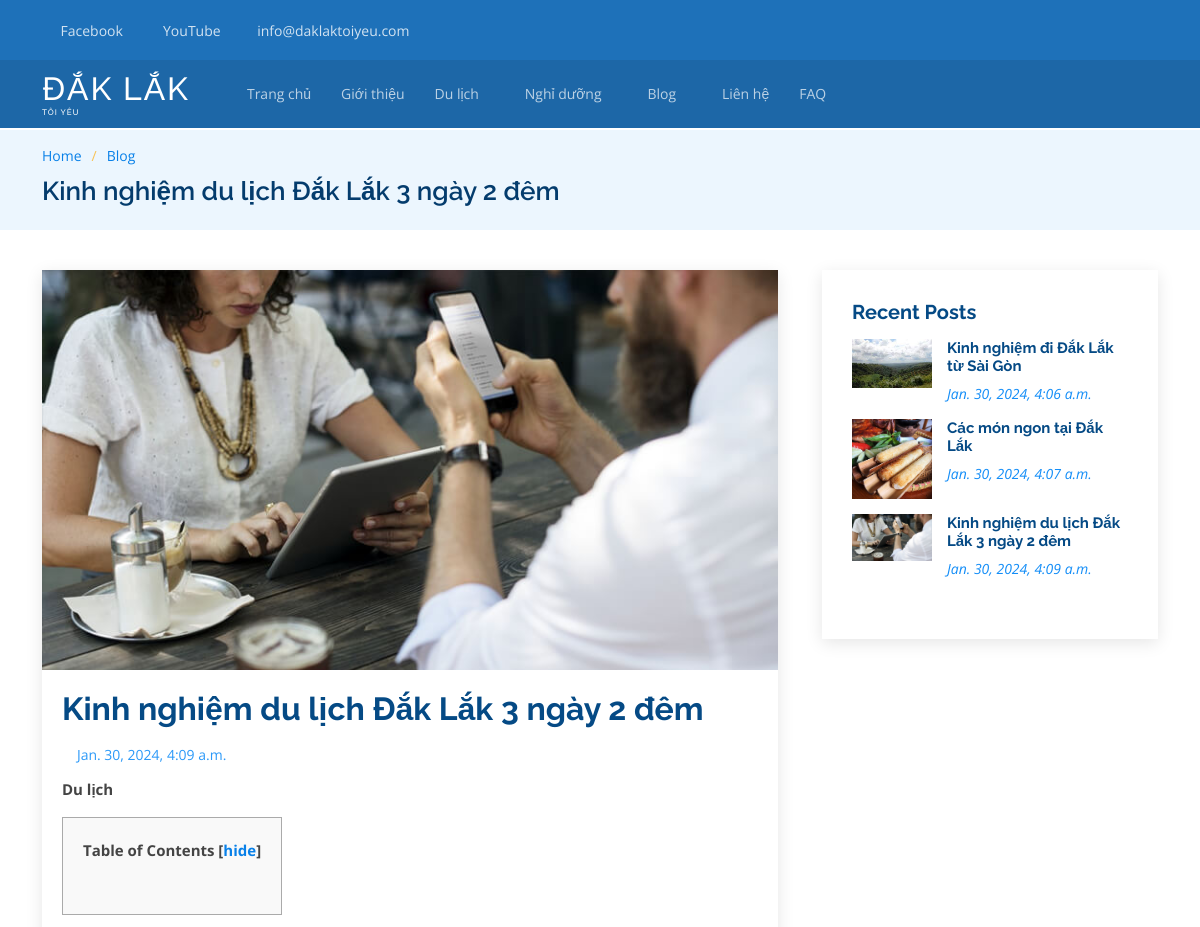
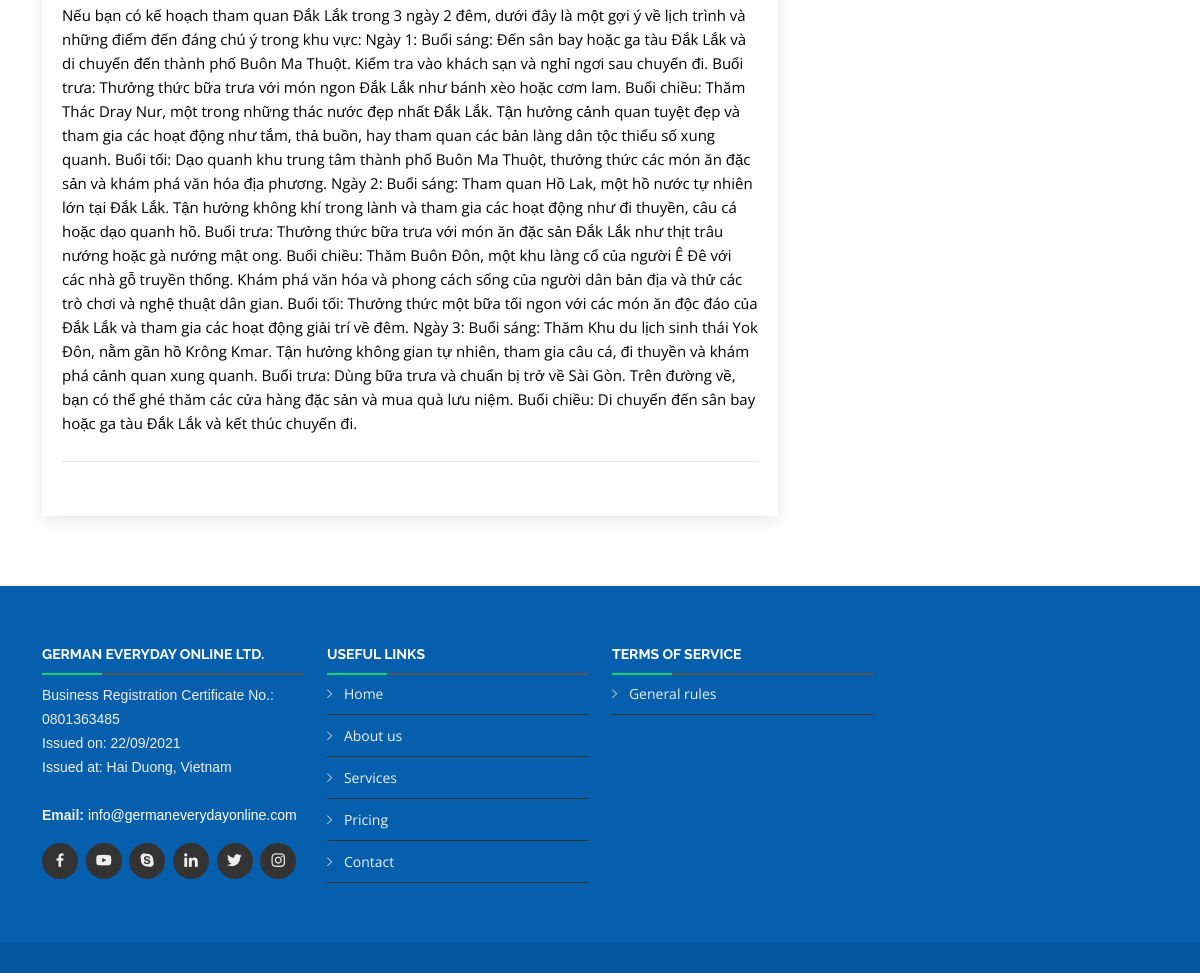
/travel/detail/3, run on the app's committed database (2 pictures, top to bottom).
### travel/models.py (models this page shows)
class Blog(models.Model):
    blogId = models.AutoField(primary_key=True)
    blogTitle = models.CharField(max_length=45, null=True, default=None)
    blogDate = models.DateTimeField()
    blogAuthor = models.CharField(max_length=45, null=True, default=None)
    blogContent = models.TextField(null=True, default=None)
    blogImage = models.ImageField(upload_to='images/', null=True, blank=True)
    category = models.ForeignKey(BlogCategory, on_delete=models.CASCADE)
    user = models.ForeignKey(User, on_delete=models.CASCADE)
    class Meta:
        db_table = "blog_seq"

class BlogCategory(models.Model):
    categoryId = models.AutoField(primary_key=True)
    categoryName = models.CharField(max_length=45, null=True, default=None)
    categoryCount = models.IntegerField(null=True, default=None)
    class Meta:
        db_table = "blog_category_seq"

### travel/views.py (the view)
# urls.py: path("detail/<int:pk>", BlogDetailView.as_view(), name="detail"),
class BlogDetailView(DetailView):
    model = Blog
    template_name = 'blog_detail.html'
    def get_context_data(self, **kwargs):
        context = super().get_context_data(**kwargs)
        context['blogs'] = Blog.objects.all()
        return context

### travel/templates/blog_detail.html (shortened to what this page needs)
<!DOCTYPE html>
<html lang="en" xmlns="http://www.w3.org/1999/xhtml">
    {% load static %}
<head>
<link rel="stylesheet"
	href="https://cdnjs.cloudflare.com/ajax/libs/font-awesome/4.7.0/css/font-awesome.min.css">
<link href="{% static 'assets/vendor/bootstrap/css/bootstrap.min.css' %}" rel="stylesheet">
    <link href="{% static 'assets/vendor/bootstrap-icons/bootstrap-icons.css' %}" rel="stylesheet">
    <link href="{% static 'assets/vendor/aos/aos.css' %}" rel="stylesheet">
    <link href="{% static 'assets/vendor/glightbox/css/glightbox.min.css' %}" rel="stylesheet">
    <link href="{% static 'assets/vendor/swiper/swiper-bundle.min.css' %}" rel="stylesheet">
    <link href="{% static 'assets/vendor/icofont/icofont.min.css' %}" rel="stylesheet">
    <link href="{% static 'assets/vendor/boxicons/css/boxicons.min.css' %}" rel="stylesheet">
    <link href="{% static 'assets/vendor/animate.css/animate.min.css' %}" rel="stylesheet">
    <link href="{% static 'assets/vendor/remixicon/remixicon.css' %}" rel="stylesheet">
    <link href="{% static 'assets/vendor/ionicons/css/ionicons.min.css' %}" rel="stylesheet">
    <link href="{% static 'assets/vendor/owl.carousel/assets/owl.carousel.min.css' %}" rel="stylesheet">
    <link href="{% static 'assets/vendor/venobox/venobox.css' %}" rel="stylesheet">
    <link href="{% static 'assets/vendor/aos/aos.css' %}" rel="stylesheet">
<link href="{% static 'assets/css/style2.css' %}" rel="stylesheet">
</head>
<body>
	<div id="topbar"
		class="d-none d-lg-flex align-items-center fixed-top topbar-inner-pages ">
		<div class="container d-flex align-items-center">
			<div class="contact-info mr-auto">
				<ul>
					<li><i class="icofont-facebook"></i> <a
						href="">Facebook
					</a></li>
					<li><i class="icofont-youtube"></i> <a
						href="">YouTube
					</a></li>
					<li><i class="icofont-envelope"></i><a
						href="mailto:info@.com">info@daklaktoiyeu.com</a></li>
				</ul>
			</div>
		</div>
	</div>
	<header id="header" class="fixed-top header-inner-pages">
		<div class="container d-flex align-items-center">
			<div class="logo mr-auto">
				<a href="/index?course_lang=en" class="scrollto">
					<h1>ĐẮK LẮK</h1>
					<h6>Tôi Yêu</h6>
				</a>
			</div>
			<nav class="nav-menu d-none d-lg-block">
				<ul>
					<li><a href="/index#about"></a></li>
					<li><a href="{% url 'travel:index' %}">Trang chủ</a></li>
					<li><a href="{% url 'travel:index' %}">Giới thiệu</a></li>
					<li class="drop-down"><a href="">Du lịch</a>
						</li>
					<li class="drop-down"><a href="/index#pricing">Nghỉ dưỡng</a>
						</li>
					<li	class="drop-down"><a href="#">Blog</a>
					</li>
					<li><a href="">Liên hệ</a></li>
					<li><a href="">FAQ</a></li>
				</ul>
			</nav>
		</div>
	</header>
	<div>
		<main id="main">
  <section id="breadcrumbs" class="breadcrumbs">
    <div class="container">
      <ol>
        <li><a href="/index">Home</a></li>
        <li><a href="/blog">Blog</a></li>
      </ol>
      <h2>{{blog.blogTitle}}</h2>
    </div>
  </section>
  <section id="blog" class="blog">
    <div class="container">
      <div class="row">
        <div class="col-lg-8 entries">
          <article class="entry entry-single">
            <div class="entry-img">
                <img src="{% static 'assets/' %}{{ blog.blogImage }}" style="width: 100%;" class="img-fluid"/>
            </div>
            <h2 class="entry-title">
              <a href="#">{{blog.blogTitle}}</a>
            </h2>
            <div class="entry-meta">
              <ul>
                <li class="d-flex align-items-center"><i class="icofont-wall-clock"></i> <a href="#"><time>{{blog.blogDate}}</time></a></li>
              </ul>
            </div>
            <div class="entry-content">
              <p style="font-weight: bold;">{{blog.category.categoryName}}
</p>
              <div id="toc_container">
                <p class="toc_title">Table of Contents [<a href="javascript:void(0)" onclick="hideTOC()" id="hide_button">hide</a>]</p>
              </div>
              <div class="ql-editor blog-content" id="blog-content"><p class="ql-align-justify"><span style="background-color: transparent; color: rgb(0, 0, 0);">{{blog.blogContent}}</span></p></div>
            </div>
            <div class="entry-footer clearfix">
              <div class="float-right share">
                <a href="" title="Share on Twitter"><i class="icofont-twitter"></i></a>
                <a href="" title="Share on Facebook"><i class="icofont-facebook"></i></a>
                <a href="" title="Share on Instagram"><i class="icofont-instagram"></i></a>
              </div>
            </div>
          </article>
        </div>
        <div class="col-lg-4">
          <div class="sidebar">
            <h3 class="sidebar-title">Recent Posts</h3>
            <div class="sidebar-item recent-posts">
              {% for blog in blogs|slice:":5" %}
                <div class="post-item clearfix">
                    <img src="{% static 'assets/' %}{{ blog.blogImage }}" />
                  <h4><a href="/blog/11249">{{blog.blogTitle}}</a></h4>
                  <time>{{blog.blogDate}}</time>
                </div>
                {%endfor%}
                </div>
            </div>
          </div>
        </div>
      </div>
    </div>
	<footer id="footer">
		<div class="footer-top">
			<div class="container">
				<div class="row">
					<div class="col-lg-3 col-md-6 footer-info">
						<h4>German Everyday Online Ltd.</h4>
						<p>Business Registration Certificate No.: 0801363485</p>
						<p>Issued on: 22/09/2021</p>
						<p>Issued at: Hai Duong, Vietnam<br><br></p>
						<p>
							<strong>Email:</strong> <a href="mailto:info@germaneverydayonline.com" style="color:white">
								info@germaneverydayonline.com </a><br>
						</p>
						<div class="social-links mt-3">
							<a href="https://www.facebook.com/groups/450067886181594"
								class="facebook"><i class="bx bxl-facebook"></i></a>
							<a href="https://www.youtube.com/c/GermanEverydayOnline"
								class="youtube"><i class="bx bxl-youtube"></i></a>
							<a href="#"	class="google-plus"><i class="bx bxl-skype"></i></a>
							<a href="#" class="linkedin"><i class="bx bxl-linkedin"></i></a>
							<a href="#" class="twitter"><i class="bx bxl-twitter"></i></a>
							<a href="#" class="instagram"><i class="bx bxl-instagram"></i></a>
						</div>
					</div>
					<div class="col-lg-3 col-md-6 footer-links">
						<h4>Useful Links</h4>
						<ul>
							<li><i class="ion-ios-arrow-right"></i> <a href="/index#">Home</a></li>
							<li><i class="ion-ios-arrow-right"></i> <a
								href="/index#about">About us</a></li>
							<li><i class="ion-ios-arrow-right"></i> <a
								href="/index#services">Services</a></li>
							<li><i class="ion-ios-arrow-right"></i> <a
								href="/index#pricing">Pricing</a></li>
							<li><i class="ion-ios-arrow-right"></i> <a
								href="/index#contact">Contact</a></li>
						</ul>
					</div>
					<div class="col-lg-3 col-md-6 footer-links">
						<h4>Terms of service</h4>
						<ul>
							<li><i class="ion-ios-arrow-right"></i> <a href="/rules">General rules</a></li>
						</ul>
					</div>
				</div>
			</div>
		</div>
	</footer>
</body>
</html>

### travel/templates/blog_detail.html (style rules this page uses)
.blog-content p { padding-bottom: 10px; }
#toc_container { background: #f9f9f9 none repeat scroll 0 0; border: 1px solid #aaa; display: table; font-size: 95%; margin-bottom: 1em; padding: 20px; width: auto; }
.toc_title { font-weight: 700; text-align: center; }

### data on the page
Blog: blogTitle "Kinh nghiệm du lịch Đắk Lắk 3 ngày 2 đêm", blogImage (picture), blogDate "Jan. 30, 2024, 4:09 a.m.", category.categoryName "Du lịch", blogContent "Nếu bạn có kế hoạch tham quan Đắk Lắk trong 3 ngày 2 đêm, dưới đây là một gợi ý về lịch trình và những điểm đến đáng chú ý trong khu vực: Ngày 1: Buổi sáng: Đến sân bay hoặc ga tàu Đắk Lắk và di chuyển đến thành phố Buôn Ma Thuột. Kiểm tra vào khách sạn và nghỉ ngơi sau chuyến đi. Buổi trưa: Thưởng thức bữa trưa với món ngon Đắk Lắk như bánh xèo hoặc cơm lam. Buổi chiều: Thăm Thác Dray Nur, một trong những thác nước đẹp nhất Đắk Lắk. Tận hưởng cảnh quan tuyệt đẹp và tham gia các hoạt động như tắm, thả buồn, hay tham quan các bản làng dân tộc thiểu số xung quanh. Buổi tối: Dạo quanh khu trung tâm thành phố Buôn Ma Thuột, thưởng thức các món ăn đặc sản và khám phá văn hóa địa phương. Ngày 2:…"
Blog: blogImage (picture), blogTitle "Kinh nghiệm đi Đắk Lắk từ Sài Gòn", blogDate "Jan. 30, 2024, 4:06 a.m."
Blog: blogImage (picture), blogTitle "Các món ngon tại Đắk Lắk", blogDate "Jan. 30, 2024, 4:07 a.m."
